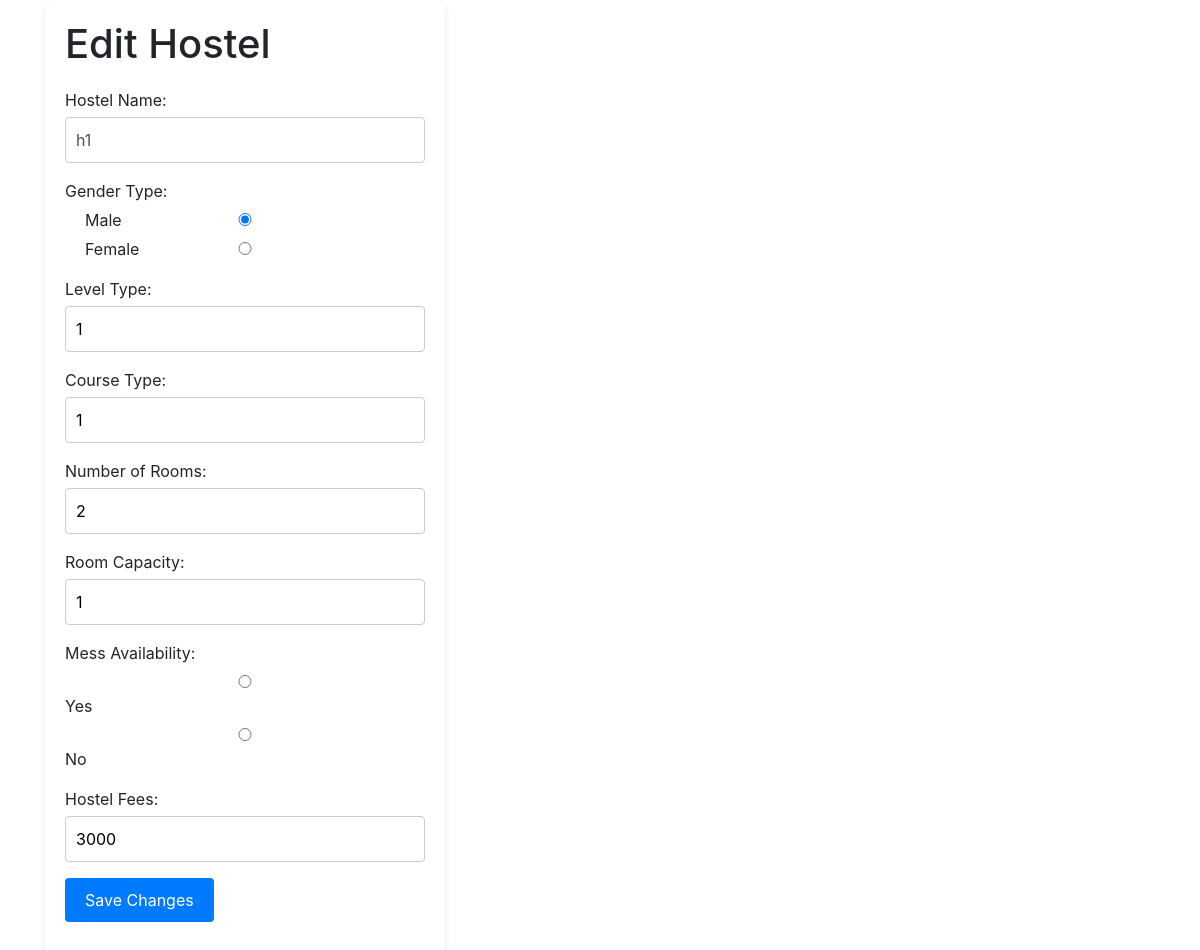
Screenshot of /edithostel/1/ with the database file from the repository.
### hostelapp/models.py (models this page shows, shortened)
class Hostels(models.Model):
     hostelname = models.CharField('hostelname', max_length=20,unique=True)
     gender_type = [('Male','Male'),('Female','Female')]
     gender=models.CharField(default=1,choices=gender_type,max_length=10)
     level_type= [('PG','PG'),('Phd','Phd')]
     level= models.CharField(default=1,choices=level_type, max_length=30)
     course_type= [('MSc/MCA','MSc/MCA'),('MA/Mcom/MPEd','MA/Mcom/MPEd')]
     course= models.CharField(default=1,choices=course_type, max_length=30)
     no_rooms= models.IntegerField('no_rooms', default=0)
     room_cap= models.IntegerField(default=0)
     mess= models.BooleanField(default=False)
     hostelfees=models.PositiveIntegerField(default=0)

### hostelapp/views.py (the view, shortened to what this page needs)
# urls.py: path('edithostel/<int:hostel_id>/',views.edithostel,name='edithostel'),
def edithostel(request, hostel_id):
    hostel = get_object_or_404(Hostels, id=hostel_id)
    return render(request, 'edithostel.html', {'hostel': hostel})

### templates/edithostel.html (shortened to what this page needs)
{% load static %}
<!DOCTYPE html>
<html>
<head>
    <link rel="stylesheet" type="text/css" href="{% static 'css/edithostel.css' %}">
    <link rel="stylesheet" href="https://maxcdn.bootstrapcdn.com/bootstrap/4.0.0/css/bootstrap.min.css">
</head>
<body>
    <div class="container">
        <div class="edit-form">
            <h1>Edit Hostel</h1>
            <form method="post">
                <div class="form-group">
                    <label for="hostelname">Hostel Name:</label>
                    <input type="text" id="hostelname" name="hostelname" value="{{ hostel.hostelname }}" class="form-control">
                </div>
                <div class="form-group">
                    <label for="gender">Gender Type:</label>
                    <div class="form-check">
                        <input type="radio" id="gender_male" name="gender" value="Male" {% if hostel.gender == "Male" %}checked{% endif %} class="form-check-input">
                        <label for="gender_male" class="form-check-label">Male</label>
                    </div>
                    <div class="form-check">
                        <input type="radio" id="gender_female" name="gender" value="Female" {% if hostel.gender == "Female" %}checked{% endif %} class="form-check-input">
                        <label for="gender_female" class="form-check-label">Female</label>
                    </div>
                </div>
                <div class="form-group">
                    <label for="level">Level Type:</label>
                    <input type="text" id="level" name="level" value="{{ hostel.level }}">
                </div>
                <div class="form-group">
                    <label for="course">Course Type:</label>
                    <input type="text" id="course" name="course" value="{{ hostel.course }}">
                </div>
                <div class="form-group">
                    <label for="no_rooms">Number of Rooms:</label>
                    <input type="number" id="no_rooms" name="no_rooms" value="{{ hostel.no_rooms }}">
                </div>
                <div class="form-group">
                    <label for="room_cap">Room Capacity:</label>
                    <input type="number" id="room_cap" name="room_cap" value="{{ hostel.room_cap }}">
                </div>
                <div class="form-group">
                    <label for="mess">Mess Availability:</label>
                    <div>
                        <input type="radio" id="mess_yes" name="mess" value="True" {% if hostel.mess == "Yes" %}checked{% endif %}>
                        <label for="mess_yes">Yes</label>
                    </div>
                    <div>
                        <input type="radio" id="mess_no" name="mess" value="False" {% if hostel.mess == "No" %}checked{% endif %}>
                        <label for="mess_no">No</label>
                    </div>
                </div>
                <div class="form-group">
                    <label for="hostelfees">Hostel Fees:</label>
                    <input type="text" id="hostelfees" name="hostelfees" value="{{ hostel.hostelfees }}">
                </div>
                <div class="form-group">
                    <button type="submit" class="btn btn-primary">Save Changes</button>
                </div>
            </form>
        </div>
    </div>
</body>
</html>

### static/css/edithostel.css (style rules this page uses)
body { font-family: Arial, sans-serif; background-color: #f5f5f5; margin: 0; padding: 0; display: flex; justify-content: center; align-items: center; min-height: 100vh; }
.edit-form { background-color: #fff; border-radius: 10px; box-shadow: 0 2px 6px rgba(0, 0, 0, 0.1); padding: 20px; width: 400px; max-width: 90%; }
.edit-form h1 { margin-bottom: 20px; }
.form-group { margin-bottom: 15px; }
.form-group label { display: block; margin-bottom: 5px; }
.form-group input { width: 100%; padding: 10px; border: 1px solid #ccc; border-radius: 4px; }
.form-group button { background-color: #007bff; color: #fff; border: none; border-radius: 4px; padding: 10px 20px; cursor: pointer; }

### rows the page displays
Hostels: hostelname "h1", gender "☑ Male", gender "☐ Female", level "1", course "1", no_rooms "2", room_cap "1", mess "☐ Yes", mess "☐ No", hostelfees "3000"
